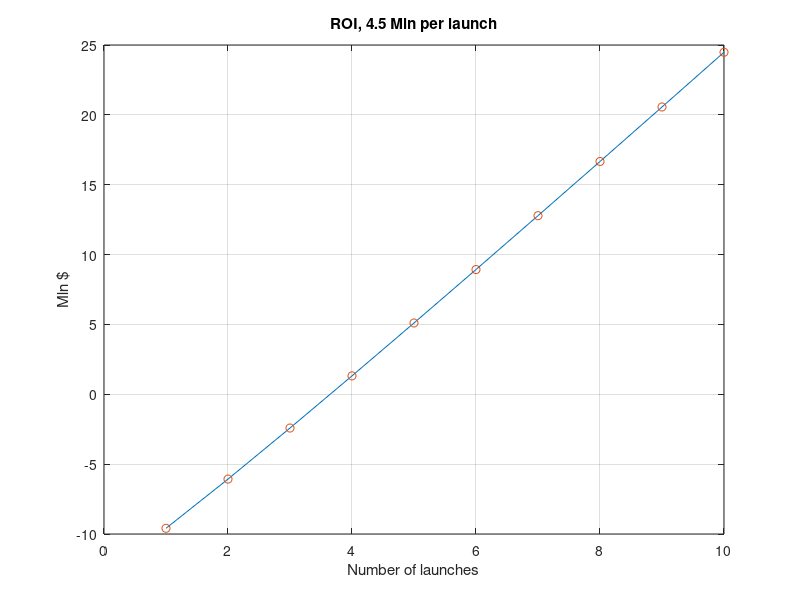

Here is the MATLAB script that generated this plot: (Note: this script raises an error after producing the figure.)
%% Cost Analysis
% Fonte Manned Spacecraft, Forza
clc; clear
% Investment 
n_dev = 4;        % 4 anni di development
D = 10000*n_dev;  % Non-recurring development cost
Stage1 = 2000*1400;
B747 = 6.5*10^6;
Motori1 = 8*450000;
Ltot = 10;
CFUr = Motori1 + B747 + Stage1;
Invs = CFUr + D;
Price = 4.5*10^6;
Soldi0 = -Invs;
for i = 1:Ltot

L = i;            % number of launches
N = 1;            % years for the amortiz. (lifetime of the project)
% Cost development coefficients (Liquid Rocket)
n = L ;           % total number of units
S = 0.7;            % learning constant

CFUsp = 2000*200 +450000 ;

B = 1 + log(S)/log(2);   % learning factor

Stage2= ((CFUsp)* n^B)/L;

Cops = 10^5;

F1 = 0.15;        % 0.10-0.15 aging factor
F2 = 1.10;        % 1.05-1.10 aging factor

if L >=2
Cf = F1*F2*(Stage1+Motori1)/Ltot;
else
    Cf = 0;
end
Cr = 30000;

%Ci = 0.15*Cp;     % insurance, "the insurance rate has typically been considered 
                  % as a percentage, say around 15%, of the cost of the launch

Cll = (Cr + Cf + Stage2 + Cops)/(1-0.15);


Soldi0 = Soldi0 - Cll + Price;
Soldi(i) = Soldi0;


end

plot([1:Ltot],Soldi/10^6)
hold on; xlabel('Number of launches'); ylabel('Mln $'); grid on
plot([1:Ltot],Soldi/10^6,'o')
title('ROI, 4.5 Mln per launch')
yline(0)


               



